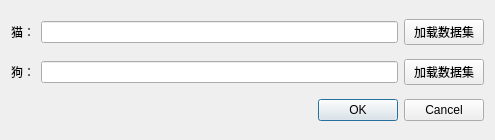
<?xml version="1.0" encoding="UTF-8"?>
<ui version="4.0">
 <class>data</class>
 <widget class="QDialog" name="data">
  <property name="geometry">
   <rect>
    <x>0</x>
    <y>0</y>
    <width>495</width>
    <height>140</height>
   </rect>
  </property>
  <property name="windowTitle">
   <string>加载数据集</string>
  </property>
  <layout class="QVBoxLayout" name="verticalLayout">
   <item>
    <layout class="QHBoxLayout" name="cat">
     <item>
      <widget class="QLabel" name="lbl_cat">
       <property name="text">
        <string>猫：</string>
       </property>
      </widget>
     </item>
     <item>
      <widget class="QLineEdit" name="txt_cat_path">
       <property name="readOnly">
        <bool>true</bool>
       </property>
      </widget>
     </item>
     <item>
      <widget class="QPushButton" name="btn_cat_load">
       <property name="text">
        <string>加载数据集</string>
       </property>
      </widget>
     </item>
    </layout>
   </item>
   <item>
    <layout class="QHBoxLayout" name="dog">
     <item>
      <widget class="QLabel" name="lbl_dog">
       <property name="text">
        <string>狗：</string>
       </property>
      </widget>
     </item>
     <item>
      <widget class="QLineEdit" name="txt_dog_path">
       <property name="readOnly">
        <bool>true</bool>
       </property>
      </widget>
     </item>
     <item>
      <widget class="QPushButton" name="btn_dog_load">
       <property name="text">
        <string>加载数据集</string>
       </property>
      </widget>
     </item>
    </layout>
   </item>
   <item>
    <widget class="QDialogButtonBox" name="buttons">
     <property name="standardButtons">
      <set>QDialogButtonBox::Cancel|QDialogButtonBox::Ok</set>
     </property>
    </widget>
   </item>
  </layout>
 </widget>
 <resources/>
 <connections/>
</ui>
